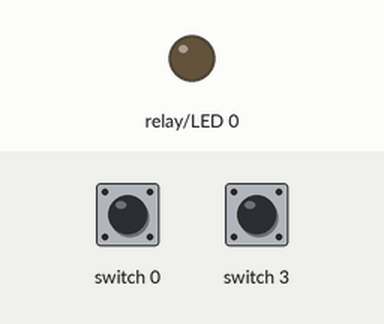
Simulated run of this program. Board: Raspberry Pi (BCM pin numbers) with a PiFace Digital. On the bench: output pins drawn as LEDs (lit = HIGH). Inputs (shaded band) come from the test bench; at power-on: switch 0 HIGH, switch 3 HIGH.

Above: at 1.2 s.
1.3 s: switch 0 pulled LOW for 0.15 s
At 2.5 s:
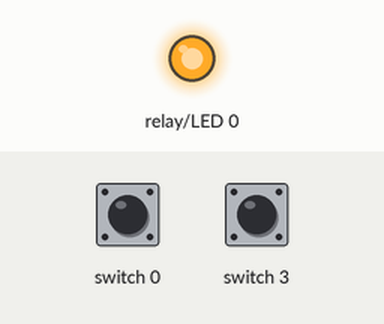
2.9 s: switch 3 pulled LOW for 0.15 s
At 3.4 s:
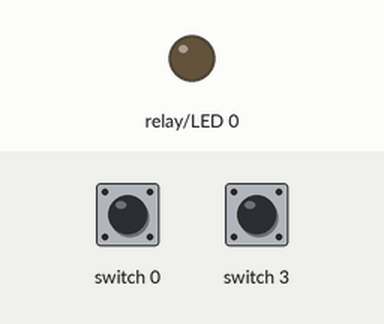
4.5 s: switch 0 pulled LOW for 1 s
At 5.1 s:
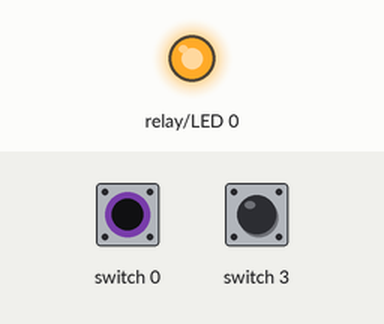
7.0 s: switch 3 pulled LOW for 1 s
At 8.9 s:
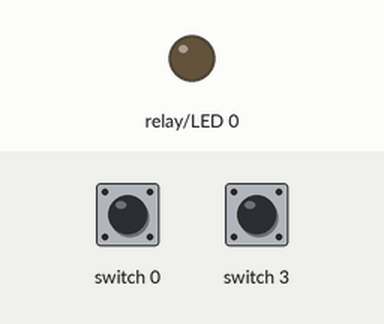
Timing chart, 0 to 10.4 s (numbered marks = the images above; inputs shaded):
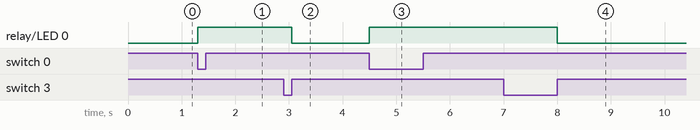

Measured:
- after the input at 1.3 s, relay/LED 0: LOW → HIGH at once
- after the input at 2.9 s, relay/LED 0: HIGH → LOW after 0.15 s
- after the input at 4.5 s, relay/LED 0: LOW → HIGH at once
- after the input at 7.0 s, relay/LED 0: HIGH → LOW after 1.0 s

The program:

piface-interrupt.py
```python
#!/usr/bin/python3
import pifacedigitalio as pf
import sys, time
pf.init()
pfc = pf.PiFaceDigital()

def an(event):
    pf.digital_write(0, 1)

def aus(event):
    pf.digital_write(0,0)

listener = pf.InputEventListener(chip=pfc)
listener.register(0, pf.IODIR_FALLING_EDGE, an)
listener.register(3, pf.IODIR_RISING_EDGE, aus)
listener.activate()

try:
    while True:
        time.sleep(5)
except KeyboardInterrupt:
    listener.deactivate()
    sys.exit()
```
